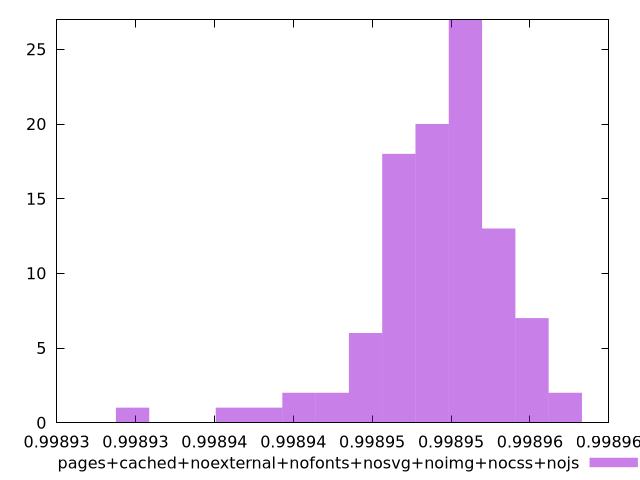

The gnuplot source for this figure:
$_pagesCachedNoexternalNofontsNosvgNoimgNocssNojs <<EOF
0.998953017905291 13
0.9989361413826618 1
0.9989509083399624 27
0.9989445796439764 6
0.9989487987746337 20
0.9989424700786478 2
0.9989466892093051 18
0.9989551274706197 7
0.9989572370359484 2
0.9989403605133191 2
0.9989298126866758 1
0.9989382509479905 1
EOF
set key outside below
set terminal pngcairo
set output "report_00005_2020-11-02T22-26-11.212Z/interactive/pages+cached+noexternal+nofonts+nosvg+noimg+nocss+nojs//hist.png"
set yrange [0:27]
set boxwidth 0.0000021095653286563634
set style fill transparent solid 0.5 noborder
plot $_pagesCachedNoexternalNofontsNosvgNoimgNocssNojs title "pages+cached+noexternal+nofonts+nosvg+noimg+nocss+nojs" with boxes ,
